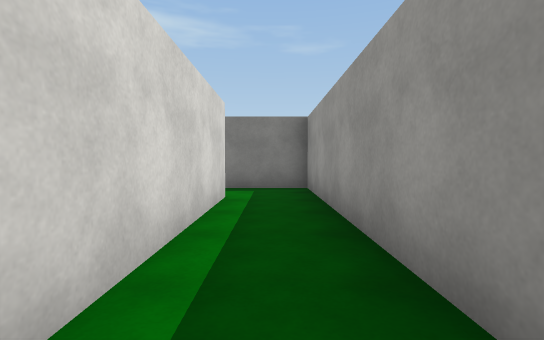
view 1 (above)

13 first-person views from a walk through a scene from a Unity 3-D project. The camera is 1.2 m above the floor, tilts 2° down and sees 85° across. The floor is counted in squares, 2 m on a side. Each view is taken from the middle of a square. On the plan, view 1 faces up. The plan holds only what a view shows up to about 9 squares ahead; the rest is blank. The place goes on beyond the plan. Some surface patterns are stand-ins.

view 2
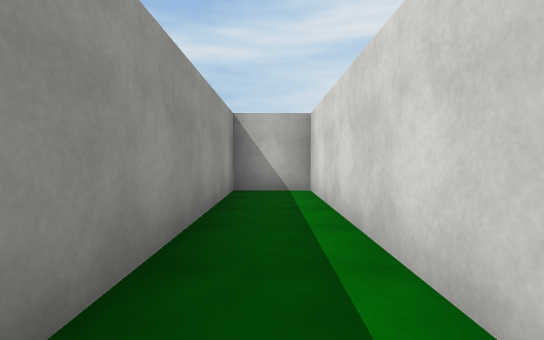

view 3
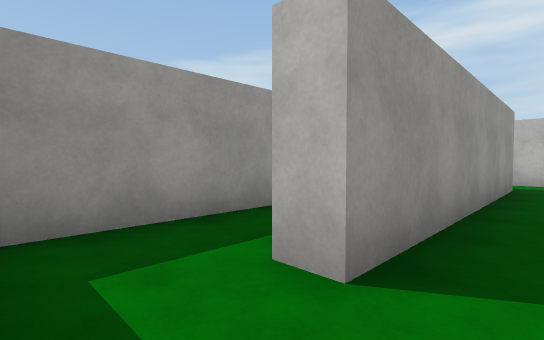

view 4
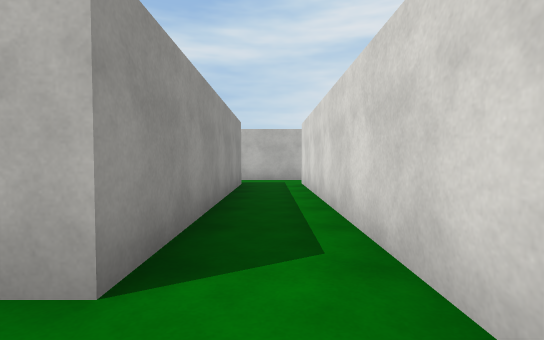

view 5
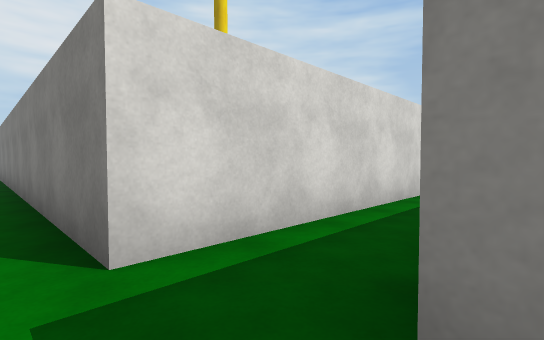

view 6
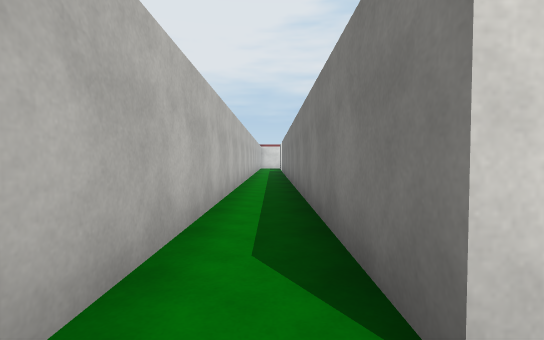

view 7
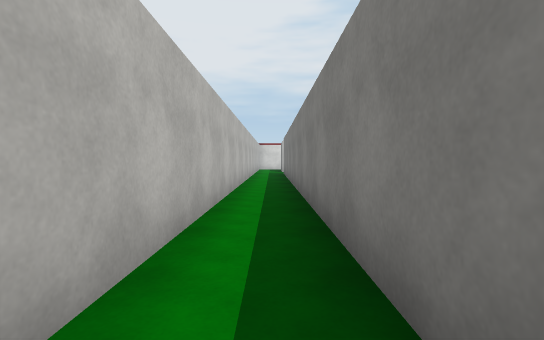

view 8
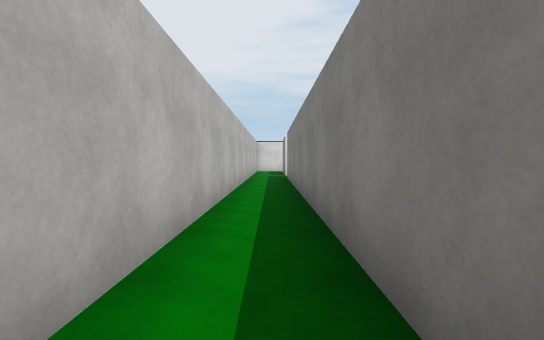

view 9
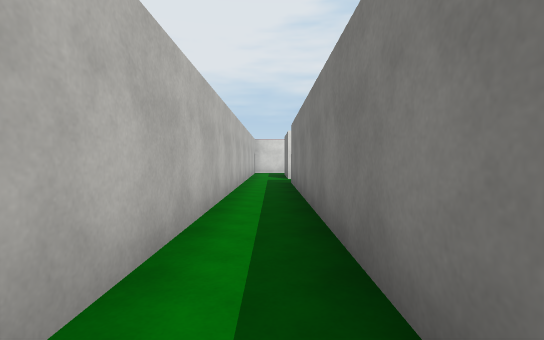

view 10
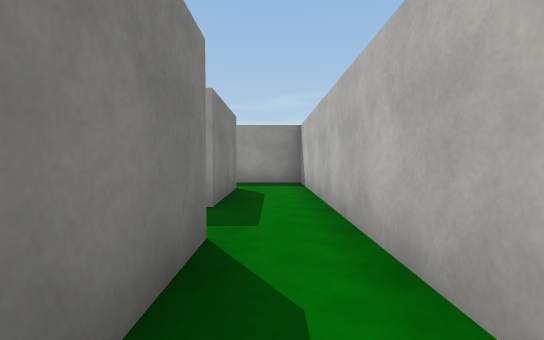

view 11
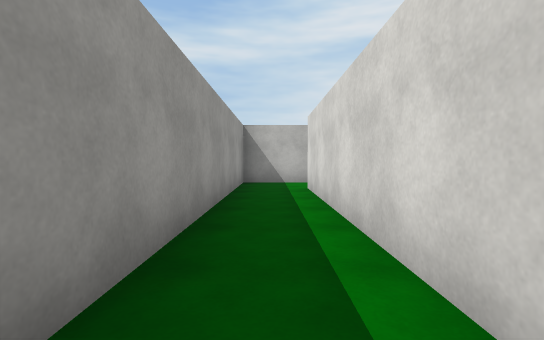

view 12
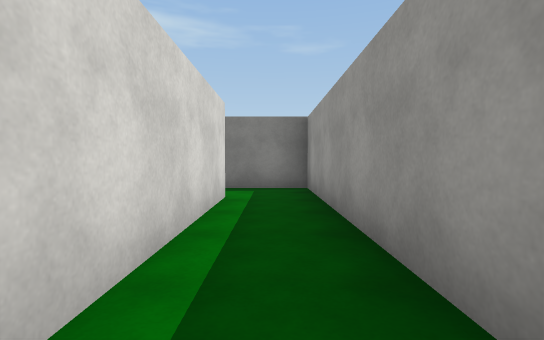

view 13
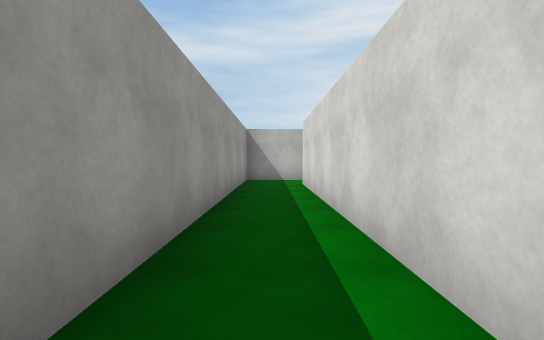

### Floor plan
Ten units are one square. View 1 is at (0, 0); x grows to the right and y downward. Boxes are objects, and circles mark ways between rooms. Rooms are numbered by the first view taken in them; rooms with no view inside come last. Other rooms are left out.
<svg viewBox="-150 -87 182 119">
<path fill="none" stroke="#000" d="M-8 -47 -8 7 7 7 7 -62 -10 -62M12 12 -13 12 -13 -47 -8 -47M-28 -52 -28 15 -145 15M-145 27 15 27M12 -68 12 12M15 27 27 27 27 -82 10 -82"/>
<circle cx="-10" cy="-50" r="3" fill="#2a7"/>
<circle cx="10" cy="20" r="3" fill="#2a7"/>
<text x="0" y="-30">1</text>
<text x="-50" y="20">2</text>
<text x="20" y="-30">3</text>
</svg>
Room 1 opens to room 2. Room 2 opens to room 3.

Where each view was taken, in squares from view 1:
view 1: 0 up, 0 right, facing up
view 2: 5 up, 0 right, facing down
view 3: 6 up, 2 left, facing down-right
view 4: 6 up, 2 left, facing down
view 5: 2 down, 1 left, facing up-left
view 6: 2 down, 2 left, facing left
view 7: 2 down, 4 left, facing left
view 8: 2 down, 7 left, facing left
view 9: 2 down, 9 left, facing left
view 10: 2 down, 5 left, facing right
view 11: 5 up, 2 right, facing down
view 12: 2 up, 2 right, facing up
view 13: 6 up, 2 right, facing down
